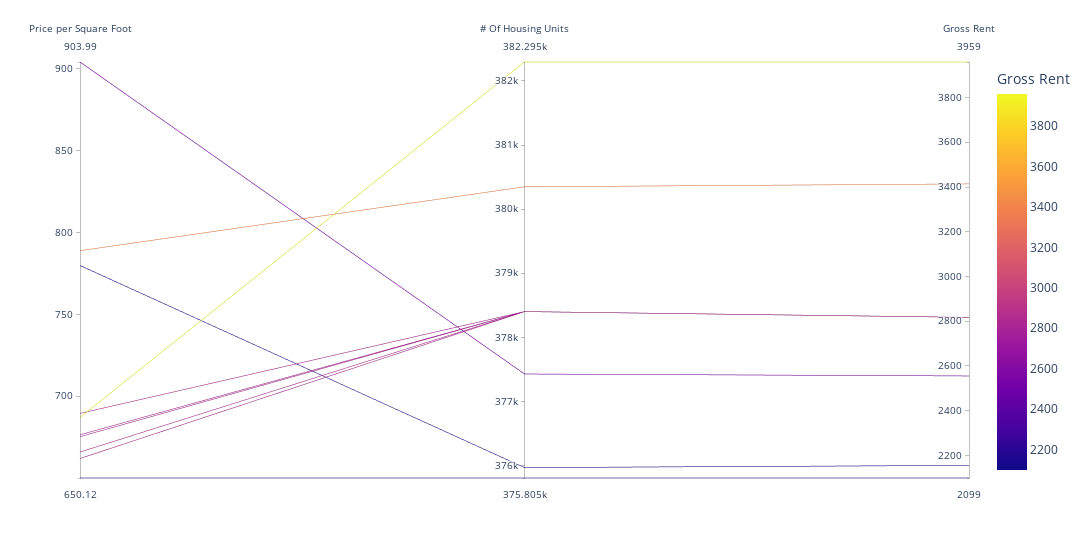

Here is the notebook cell this chart was saved with:
### Markdown cell above
## Parallel Coordinates and Parallel Categories Analysis

In this section, you will use plotly express to create parallel coordinates and parallel categories visualizations so that investors can interactively filter and explore various factors related to the sales price of the neighborhoods. 

Using the DataFrame of Average values per neighborhood (calculated above), create the following visualizations:
1. Create a Parallel Coordinates Plot
2. Create a Parallel Categories Plot

### Code cell
# Parallel Coordinates Plot
top10_pll = px.parallel_coordinates(
    top_10,
    dimensions=["sale_price_sqr_foot", "housing_units", "gross_rent"],
    color="gross_rent",
    #color_continuous_scale=px.colors.sequential.Inferno,
    labels={
        "sale_price_sqr_foot": "Price per Square Foot",
        "housing_units": "# Of Housing Units",
        "prop_size": "Property Size",
        "gross_rent": "Gross Rent",
    },
    width=1200,
)

top10_pll.show()

### Figure 1 — Plotly figure (JSON) as saved in the notebook; plotly's stock layout.template omitted (floating-point values rounded to 4 significant figures)
{"data": [{"dimensions": [{"label": "Price per Square Foot", "values": [904.0, 788.8, 779.8, 689.6, 687.1, 676.5, 675.4, 666.0, 662.0, 650.1]}, {"label": "# Of Housing Units", "values": [377400.0, 380348, 376000.0, 378401, 382295, 378401, 378401, 378401, 378401, 375805]}, {"label": "Gross Rent", "values": [2555.0, 3414, 2155.0, 2817.0, 3959, 2817.0, 2817.0, 2817.0, 2817.0, 2099]}], "domain": {"x": [0, 1], "y": [0, 1]}, "line": {"color": [2555.0, 3414, 2155.0, 2817.0, 3959, 2817.0, 2817.0, 2817.0, 2817.0, 2099], "coloraxis": "coloraxis"}, "name": "", "type": "parcoords"}], "layout": {"coloraxis": {"colorbar": {"title": {"text": "Gross Rent"}}, "colorscale": [[0, "#0d0887"], [0.1111, "#46039f"], [0.2222, "#7201a8"], [0.3333, "#9c179e"], [0.4444, "#bd3786"], [0.5556, "#d8576b"], [0.6667, "#ed7953"], [0.7778, "#fb9f3a"], [0.8889, "#fdca26"], [1, "#f0f921"]]}, "legend": {"tracegroupgap": 0}, "margin": {"t": 60}, "width": 1200}}
